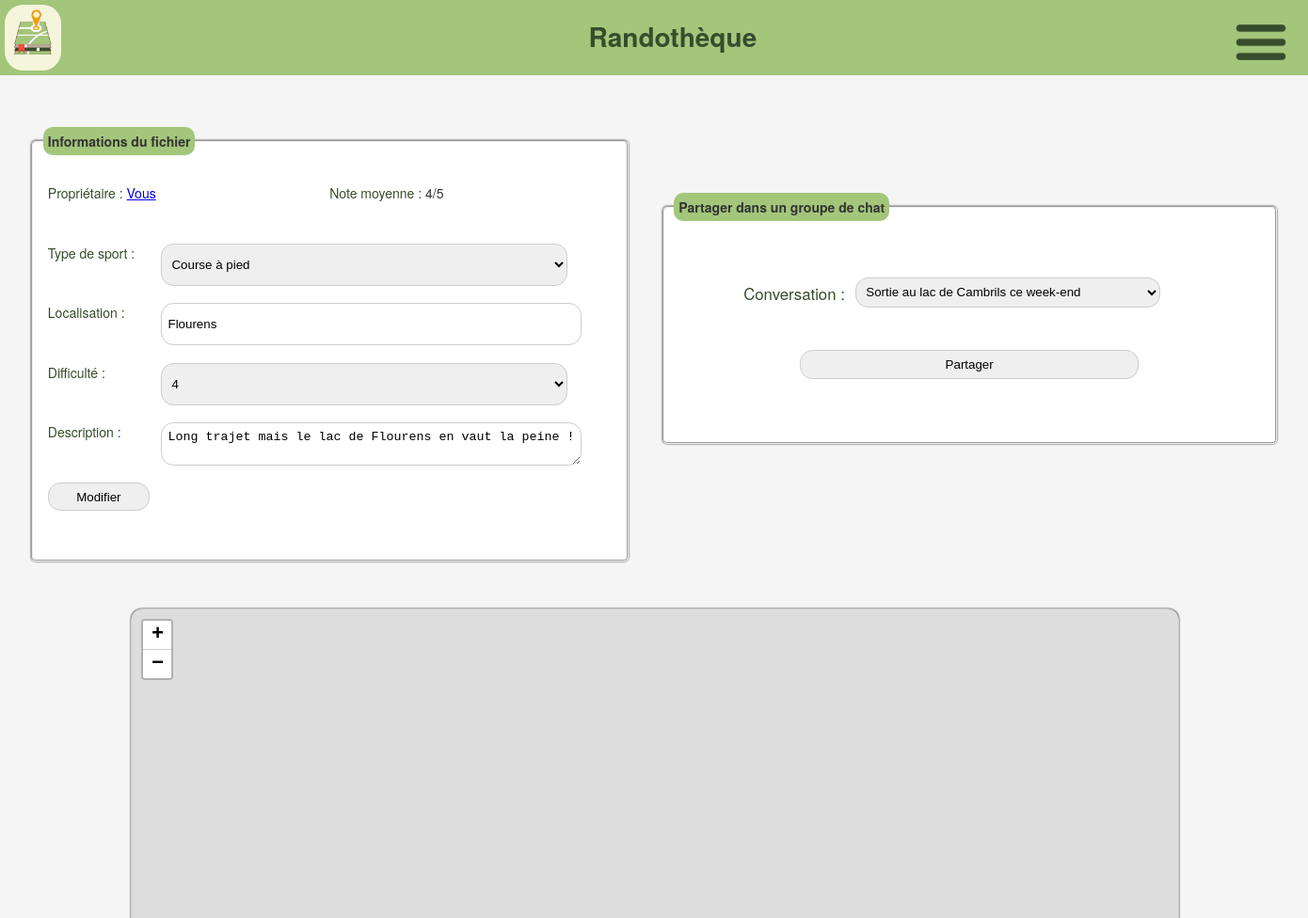
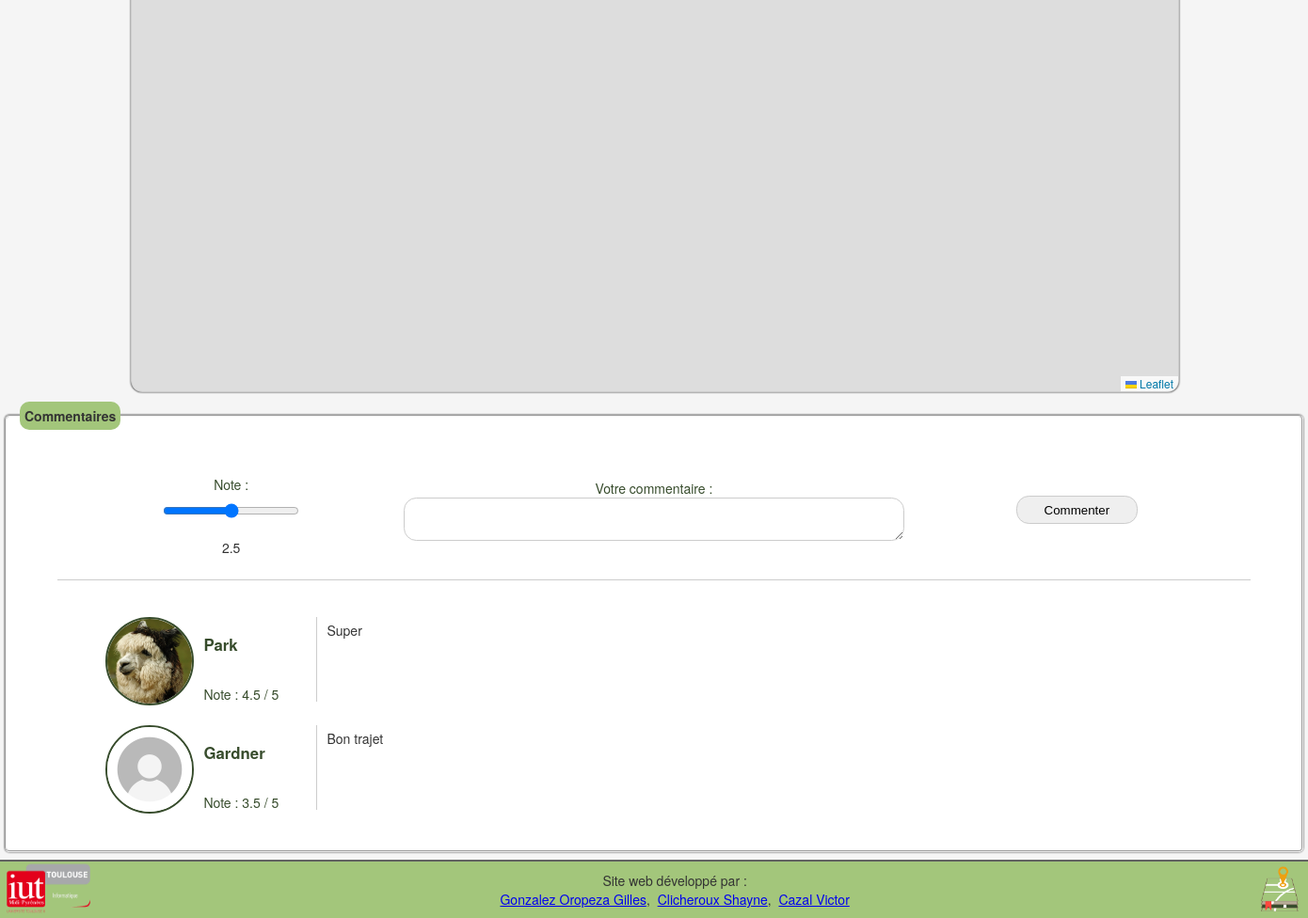
The page /visualisation.php?id_gpx=44 (signed in) on the database its author committed (2 pictures, top to bottom).
### tables this page shows
CREATE TABLE IF NOT EXISTS `fichier_gpx` (
  `Id_Fichier_GPX` int(11) NOT NULL AUTO_INCREMENT,
  `Nom` varchar(50) DEFAULT NULL,
  `Description` mediumtext,
  `Type_de_sport` varchar(50) DEFAULT NULL,
  `Difficulte` tinyint(4) DEFAULT NULL,
  `Localisation` varchar(50) DEFAULT NULL,
  `Id_Utilisateur` int(11) NOT NULL,
  `Distance` float DEFAULT NULL,
  PRIMARY KEY (`Id_Fichier_GPX`),
  KEY `Id_Utilisateur` (`Id_Utilisateur`)
);

CREATE TABLE IF NOT EXISTS `utilisateur` (
  `Id_Utilisateur` int(11) NOT NULL AUTO_INCREMENT,
  `Mail` varchar(50) NOT NULL,
  `Nom_d_utilisateur` varchar(50) NOT NULL,
  `Mot_de_passe` varchar(50) NOT NULL,
  `Poids` int(11) DEFAULT NULL,
  `Taille` int(11) DEFAULT NULL,
  `Sexe` char(1) DEFAULT NULL,
  `DateN` varchar(50) DEFAULT NULL,
  PRIMARY KEY (`Id_Utilisateur`),
  UNIQUE KEY `Nom_d_utilisateur` (`Nom_d_utilisateur`),
  UNIQUE KEY `Mail` (`Mail`)
);

CREATE TABLE IF NOT EXISTS `interagir` (
  `Id_Utilisateur` int(11) NOT NULL,
  `Id_Fichier_GPX` int(11) NOT NULL,
  `Note` float DEFAULT NULL,
  `Commentaire` mediumtext,
  PRIMARY KEY (`Id_Utilisateur`,`Id_Fichier_GPX`),
  KEY `Id_Fichier_GPX` (`Id_Fichier_GPX`)
);

### public_html/visualisation.php (the view, shortened to what this page needs)
<?php
require 'php/functions.php';
?>
<!DOCTYPE html>
<html lang="fr">
<?php
	include 'php/balise_head.php';
?>
	<link rel="stylesheet" href="https://unpkg.com/leaflet@1.6.0/dist/leaflet.css"/>
	<link href='https://api.mapbox.com/mapbox.js/plugins/leaflet-fullscreen/v1.0.1/leaflet.fullscreen.css' rel='stylesheet' />
	<link rel="stylesheet" href="https://unpkg.com/leaflet@1.4.0/dist/leaflet.css"/>
    <link rel="stylesheet" href="//unpkg.com/leaflet-gesture-handling/dist/leaflet-gesture-handling.min.css" type="text/css">
	<body onload="initialize()">
<?php
	include 'php/head.php';
	$id_gpx = $_GET['id_gpx'];
	$sql = "SELECT * FROM fichier_gpx, utilisateur WHERE Id_Fichier_GPX = :id_gpx AND fichier_gpx.Id_Utilisateur = utilisateur.Id_Utilisateur";
	$req = $linkpdo->prepare($sql);
	$req->execute(array('id_gpx'=>$id_gpx));
	if($row = $req->fetch()) {
	$type_de_sport = $row['Type_de_sport'];
	$localisation = $row['Localisation'];
	$difficulte = $row['Difficulte'];
	$description = $row['Description'];
	$owner = $row['Id_Utilisateur'];
	$owner_name = $row['Nom_d_utilisateur'];
	$sql = "SELECT AVG(Note) AS Note_moyenne FROM interagir WHERE Id_Fichier_GPX = :id_gpx";
	$result = $linkpdo->prepare($sql);
	$result->execute(array(':id_gpx' => $id_gpx));
	if($row = $result->fetch(PDO::FETCH_ASSOC)) {
		$note_moyenne = $row['Note_moyenne'];
	}
	if($note_moyenne == null) {
		$note_moyenne = "Aucune note";
	} else {
		$note_moyenne = $note_moyenne . "/5";
	}
	if($_SESSION['id_util'] == $owner) {
		$owner_name = "Vous";
	} else {
		$disableEdit = "disabled=\"disabled\"";
	}
?>
	<div class="formulaire">
		<fieldset id="edit">
		<legend class="title">Informations du fichier</legend>
		<form id="formedit" class="element" action="visualisation.php?id_gpx=<?php echo $id_gpx; ?>" method="post">
			<div class="propriétaire">
				<label for="localisation">Propriétaire :</label>
					<a href="profil.php?id_util=<?php echo $owner; ?>"><?php echo $owner_name; ?></a>
					</div>
				<div class="note_moyenne">
					<label for="note_moyenne">Note moyenne :&nbsp;</label>
					<?php echo $note_moyenne; ?>
				</div>
				<label for="type_de_sport">Type de sport :</label>
				<select type="text" name="type_de_sport" id="type_de_sport">
					<option value="<?php echo $type_de_sport; ?>"><?php echo $type_de_sport; ?></option>
				</select>
				<label for="localisation">Localisation :</label>
				<input type="text" name="localisation" id="localisation" value="<?php echo $localisation; ?>" />
				<label for="difficulte">Difficulté :</label>
				<select name="difficulte" id="difficulte">
					<option value="<?php echo $difficulte; ?>"><?php echo $difficulte; ?></option>
				</select>
				<label for="description">Description :</label>
				<textarea name="description" id="description"
				<?php
					if($description == "Non renseigné" || $description == "") {
						echo "placeholder=\"Description\">";
					} else {
						?>><?php
						echo $description;
					}
				?>
				</textarea>
				<?php
					if($owner_name == "Vous") {
				?>
				<div class="col">
					<input type="submit" name="edit" value="Modifier">
				</div>
				<?php
					}
				?>
		</form>
	</fieldset>
	<fieldset id="share"><legend class=title>Partager dans un groupe de chat</legend>
		<form id="formshare" class="element" action="visualisation.php?id_gpx=<?php echo $_GET['id_gpx']; ?>" method="post">
		<?php
			$sql = "SELECT * FROM participer, conversation WHERE participer.Id_Utilisateur = :util AND participer.Id_Conversation = conversation.Id_Conversation";
			$req = $linkpdo->prepare($sql);
			$req->execute(array('util' => $_SESSION['id_util']));
			echo "<div class=\"col\">";
			echo "<label for=\"conversation\">Conversation :</label>";
			if($result = $req->fetchAll()) {
				echo "<select name=\"conversation\" id=\"conversation\">";
				foreach($result as $row) {
					$id_conversation = $row['Id_Conversation'];
					$nom_conversation = $row['Libelle'];
					echo "<option value=\"$id_conversation"."||"."$nom_conversation"."\">$nom_conversation<br>";
				}
				echo "</select>";
				echo "</div>";
				echo "<input type=\"submit\" name=\"share\" value=\"Partager\">";
			} else {
				echo "<p class=\"error conversation\">Vous n'etes présents dans aucun groupe de chat.</p>";
				echo "</div>";
			}
		?>
		</form>
	</fieldset>
</div>
	<div id="map"></div>
		<?php
			$req=$linkpdo->prepare("SELECT * FROM interagir WHERE Id_Utilisateur = :id_util AND Id_Fichier_GPX = :id_gpx");
			$req->execute(array('id_util' => $_SESSION['id_util'],'id_gpx' => $id_gpx));
			if ($donnees = $req->fetch()) {
				if($donnees['Commentaire'] != "") {
					$comment = $donnees['Commentaire'];
					$alreadyCommented = true;
				} else {
					$comment = "";
					$alreadyCommented = false;
				}
				$note = $donnees['Note'];
			} else {
				$alreadyCommented = false;
				$note = 2.5;
				$comment = "";
			}
		?>
	<fieldset id="interact_comments">
		<legend class="title">Commentaires</legend>
		<form id="interact" action="visualisation.php?id_gpx=<?php echo $id_gpx; ?>" method="post">
			<div class="element 1">
				<label for="note">Note :</label>
				<input type="range" name="note" id="note" min="0" max="5" value="<?php echo $note; ?>" step="0.5" oninput="this.nextElementSibling.value = this.value"/><output><?php echo $note; ?></output>
			</div>
			<div class="element tarea">
				<label for="commentaire">Votre commentaire :</label>
				<textarea name="commentaire" id="commentaire"
				<?php
					if($alreadyCommented) {
						?>><?php
						echo $comment;
					} else {
						echo "placeholder=\"Commentaire\">";
					}
				?>
			</textarea>
			</div>
			<div class="element 3">
				<input type="submit" name="comment" value="<?php echo ($alreadyCommented) ? "Modifier" : "Commenter"; ?>">
			</div>
		</form>
		<div id="separator"></div>
		<div id="comments">
		<?php
			$req=$linkpdo->prepare("SELECT * FROM fichier_gpx, interagir, utilisateur WHERE fichier_gpx.Id_Fichier_GPX = :id_gpx AND fichier_gpx.Id_Fichier_GPX = interagir.Id_Fichier_GPX AND interagir.Id_Utilisateur = utilisateur.Id_Utilisateur");
			$req->execute(array('id_gpx' => $id_gpx));
			$interaction = $req->fetchAll();
			foreach($interaction as $inter) {
				?>
				<div class="comment">
					<div class="comment_header">
						<div class="comment_header_left">
							<?php
								if(file_exists("images/avatars/".$inter['Id_Utilisateur'].".jpg")) {
									echo "<img src=\"images/avatars/".$inter['Id_Utilisateur'].".jpg\" alt=\"Avatar de ".$inter['Nom_d_utilisateur']."\" height=\"60\">";
								} else {
									echo "<img src=\"images/avatars/default.jpg\" alt=\"Avatar de ".$inter['Nom_d_utilisateur']."\" height=\"100\">";
								}
							 ?>
						</div>
						<div class="comment_header_right">
							<p class="comment_author"><?php echo $inter['Nom_d_utilisateur']; ?></p>
							<p class="comment_note">Note : <?php echo $inter['Note']; ?> / 5</p>
						</div>
					</div>
					<div class="comment_content">
						<p class="comment_text"><?php echo $inter['Commentaire']; ?></p>
					</div>
				</div>
				<?php
			}
		?>
		</div>
	</fieldset>
<?php
	} else {
		echo "<div class=\"message\"><p class=\"error\">Fichier GPX Inexistant</p></div>";
	}
	include 'php/footer.php';
?>
</body>
</html>

### public_html/css/visualisation.css (style rules this page uses)
.formulaire { display : flex; justify-content : space-evenly; flex-direction: row; margin-top : 50px; margin-bottom : 50px; }
.title { display: flex; justify-content: space-between; margin-bottom: 10px; background-color: var(--vert-clair); border-radius: 10px; padding: 5px; font-weight: bold; }
fieldset { background-color: #fff; border-radius: 5px; box-shadow: 0 0 2px #000; }
.note_moyenne { justify-content: center; display: flex; flex-direction: row; }
label { text-decoration: bold; color : var(--vert-fonce); }
#formedit { display: grid; grid-template-columns: 0.2fr 0.8fr; grid-template-rows: 1fr 1fr 1fr 1fr 1fr 1fr; gap: 5px 0px; padding: 5px; }
.element { display: flex; justify-content: center; margin: 10px auto; width: 600px; padding: 1em; }
.element input { width: 90%; padding: .5em; border: 1px solid #CCC; border-radius: 1em; margin-bottom: 1em; }
.element select { width: 90%; padding: .5em; border: 1px solid #CCC; border-radius: 1em; margin-bottom: 1em; }
#map { margin: 5px 5%; width: 80%; margin: 0 10%; height: 62em; z-index: 0; border: 1px solid #CCC; border-radius: 1em; box-shadow: 0 0 2px #000; }
#interact_comments { display: flex; justify-content: center; flex-direction: column; margin: 10px auto; width: 80%; padding: 1em; }
#interact { display: grid; grid-template-columns: 0.5fr 2fr 0.5fr; grid-template-rows: 1fr; gap: 0px 0px; grid-template-areas: ". . ."; margin: 0 10%; }
#separator { border-bottom: 1px solid #CCC; margin: 0 3% 15px 3%; }
.element textarea { width: 90%; padding: .5em; border: 1px solid #CCC; border-radius: 1em; margin-bottom: 1em; }
.element.tarea { display: flex; justify-content: center; margin: 10px auto; width: 600px; padding: 1em; }
#interact .element { display: flex; flex-direction: column; justify-content: center; align-items: center; margin: 10px auto; width: 80%; padding: 1em; }
#comments { display: flex; justify-content: center; flex-direction: column; margin: 10px; margin: 0 5%; padding: 1em; }
.comment { display: flex; flex-direction: row; height: 90px; margin-bottom: 25px; }
.comment_header { display: flex; flex-direction: row; margin: 10px; width: 250px; height: 90px; border-right: 1px solid #CCC; }
.comment_header_left img { height: 90px; border-radius: 50%; border: var(--vert-fonce) solid 2px; }
.comment_header_right { display: flex; flex-direction: column; justify-content: flex-start; margin-left: 10px; padding-bottom: 10px; }
.comment_author { font-weight: bold; font-size: 1.2em; color : var(--vert-fonce); }
.comment_note { font-size: 1em; color : var(--vert-fonce); }
.comment_text { font-size: 1em; width: fit-content; }
.comment_content { width: 1049px; overflow-y: scroll; }
select#conversation { width: 60%; margin: 0 2%; }
#formshare label { text-decoration: bold; font-size: 1.2em; color : var(--vert-fonce); margin-top: 5px; }
#share { height: 250px; margin-top: 5%; }
#formshare { display: flex; flex-direction: column; justify-content: space-evenly; align-items: center; height: 100%; margin-top: 0%; padding-top: 0%; }
#formshare .col { display: flex; flex-direction: row; width: 90%; margin: 0 0 0 10%; }
#formshare input { width: 60%; padding: .5em; border: 1px solid #CCC; border-radius: 1em; margin-bottom: 1em; }

### public_html/css/common.css (style rules this page uses)
:root { --gris-tres-clair: #f0f0f0; --vert-tres-clair: #e4eed8; --vert-clair: #a3c67b; --vert-fonce: #374c2c; --rouge-fonce: #b80000; --rouge-clair: #d08888; --beige: #B6AC96; --beige-clair: #E0D7C7; --border-color: rgb(98, 98, 98); }
body { background-color: #f5f5f5; color: #333; font-family: "Helvetica Neue", Helvetica, Arial, sans-serif; font-size: 14px; line-height: 1.42857143; margin: 0; -webkit-font-smoothing: antialiased; -webkit-text-size-adjust: none; padding: 85px 0 60px 0; min-height: 100%; }

### rows shown on the page
fichier_gpx: Id_Utilisateur.Id_Utilisateur "Vous", type_de_sport "Course à pied", localisation "Flourens", difficulte "4", description "Long trajet mais le lac de Flourens en vaut la peine !"
interagir: Id_Utilisateur.Nom_d_utilisateur "Park", Note "4.5", Commentaire "Super"
interagir: Id_Utilisateur.Nom_d_utilisateur "Gardner", Note "3.5", Commentaire "Bon trajet"

### other values the page prints
$note_moyenne "4/5"
$note "2.5"
form field conversation "Sortie au lac de Cambrils ce week-end"
